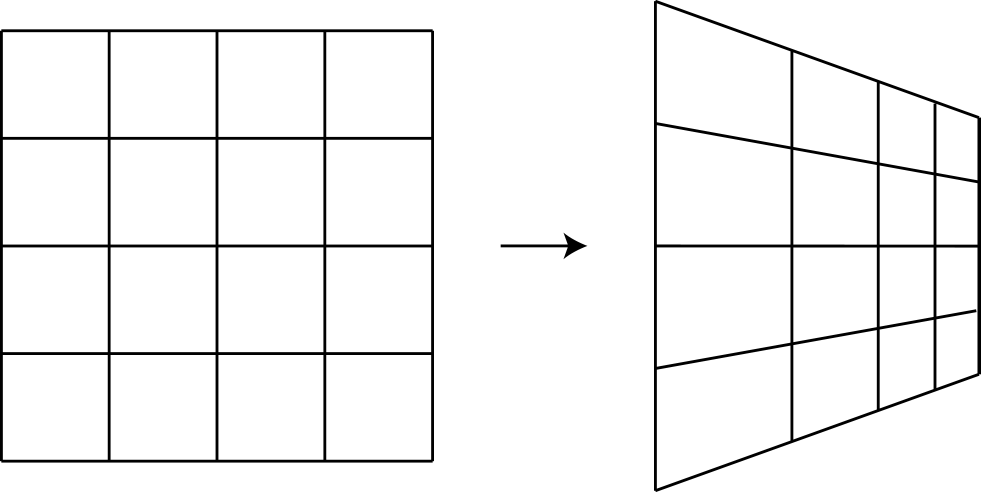
#> input picture logs.agents/figures/homography/example_homography.png, 2941 x 1476 px, found by its file name (shown at 1/3 size)
$ python vectorize_proper.py
#> lines starting #> are read from the running program, lines starting #| are printed output that depends on the picture; after the words box and inside, x2 and y2 are one past the last pixel; in counts of white or black regions, pixels touching at a corner belong together
#!/usr/bin/env python3
"""
Proper vectorization pipeline:
1. Quantize PNG to limited color palette
2. For each color layer: create mask → potrace to SVG
3. Parse SVG paths, group by color
4. Build keyframed animation (elements appear in sequence)
5. Render frames to PNG, export as GIF

This creates true segmented, layered animations.
"""
import os
import subprocess
import tempfile
from pathlib import Path
from PIL import Image, ImageDraw
import xml.etree.ElementTree as ET
import numpy as np

DIAGRAMS = [
    "example_homography.png",
    "rotation_homography_vs3.png",
    "homography_plane_geometry2.png",
    "fig_matching_two_images3.png",
    "ransac_algo.png",
]

FIGURES_DIR = Path("figures/homography")


def quantize_to_colors(img_path, num_colors=6):
    """Quantize image to N colors, return (quantized_img, color_palette)."""
    img = Image.open(img_path).convert("RGB")
    img_quantized = img.quantize(colors=num_colors)
    return img_quantized, img.size


def get_color_regions(img_quantized):
    """
    Extract connected components per color.
    Returns dict: {color_idx: [bounding_boxes]}
    """
    img_array = np.array(img_quantized)
    unique_colors = np.unique(img_array)

    regions = {}
    for color_idx in unique_colors:
        mask = (img_array == color_idx).astype(np.uint8)
        if mask.sum() > 50:  # Only consider regions with >50 pixels
            regions[int(color_idx)] = mask

    return regions


def create_mask_image(mask_array, size):
    """Create PIL Image from binary mask array."""
    mask_img = Image.fromarray((mask_array * 255).astype(np.uint8), mode="L")
    return mask_img


def mask_to_svg(mask_img, svg_path):
    """
    Convert binary mask to SVG using potrace.
    Returns True if successful.
    """
    with tempfile.NamedTemporaryFile(suffix=".pbm", delete=False) as pbm_file:
        pbm_path = pbm_file.name

    try:
        # Save mask as PBM
        mask_img.save(pbm_path)

        # Trace to SVG
        result = subprocess.run(
            ["potrace", pbm_path, "-s", "-o", str(svg_path)],
            capture_output=True,
            text=True,
            timeout=10,
        )

        return result.returncode == 0
    finally:
        if Path(pbm_path).exists():
            Path(pbm_path).unlink()


# [100 lines left out: functions parse_svg_paths, create_keyframed_svg, frames_to_gif, not called in this run]


def process_diagram_proper(diagram_name):
    """
    Full pipeline: quantize → mask per color → potrace → keyframed SVG → PNG frames → GIF
    """
    input_path = FIGURES_DIR / diagram_name
    base_name = diagram_name.replace(".png", "")
    output_gif = FIGURES_DIR / f"{base_name}_vector.gif"

    print(f"\nProcessing: {diagram_name}")

    if not input_path.exists():
        print(f"  Skipped: {input_path} not found")
        return None

    try:
        # Step 1: Quantize
        print("  1. Quantizing to color palette...")
        img_quantized, img_size = quantize_to_colors(str(input_path), num_colors=8)

        # Step 2: Get color regions
        print("  2. Extracting color regions...")
        regions = get_color_regions(img_quantized)

        if not regions:
            print("    No significant regions found")
            return None

        print(f"    Found {len(regions)} color regions")

        # Step 3: Create SVG for largest region (or combine)
        print("  3. Vectorizing regions with potrace...")

        with tempfile.TemporaryDirectory() as tmpdir:
            tmpdir_path = Path(tmpdir)
            svg_paths = []

            for color_idx, mask in sorted(regions.items(),
                                         key=lambda x: x[1].sum(),
                                         reverse=True)[:3]:  # Top 3 regions
                mask_img = create_mask_image(mask, img_size)
                svg_path = tmpdir_path / f"color_{color_idx}.svg"

                if mask_to_svg(mask_img, svg_path):
                    svg_paths.append(svg_path)
                    print(f"    ✓ Vectorized color {color_idx}")

            if not svg_paths:
                print("    Failed to vectorize any regions")
                return None

            # Step 4: Create keyframed frames
            print("  4. Creating keyframed animation frames...")
            frames_dir = tmpdir_path / "frames"
            frames_dir.mkdir()

            frame_pngs = []
            for svg_p in svg_paths:
                frames = create_keyframed_svg(
                    svg_p, frames_dir,
                    img_size[0], img_size[1],
                    num_frames=4
                )
                frame_pngs.extend(frames)

            if not frame_pngs:
                print("    Failed to create animation frames")
                return None

            # Step 5: Create GIF
            print("  5. Creating animated GIF...")
            if frames_to_gif(frame_pngs, output_gif, duration=600, loop=0):
                return str(output_gif)

    except Exception as e:
        print(f"  Error: {e}")
        import traceback
        traceback.print_exc()

    return None


def main():
    """Process all diagrams."""
    print("=" * 60)
    print("PROPER VECTORIZATION & ANIMATION PIPELINE")
    print("=" * 60)

    results = {}
    for diagram in DIAGRAMS:
        result = process_diagram_proper(diagram)
#> in process_diagram_proper, `img_quantized, img_size = quantize_to_colors(str(input_path), num_colo..`: img_size = (2941, 1476)
#> in get_color_regions, `img_array = np.array(img_quantized)`:
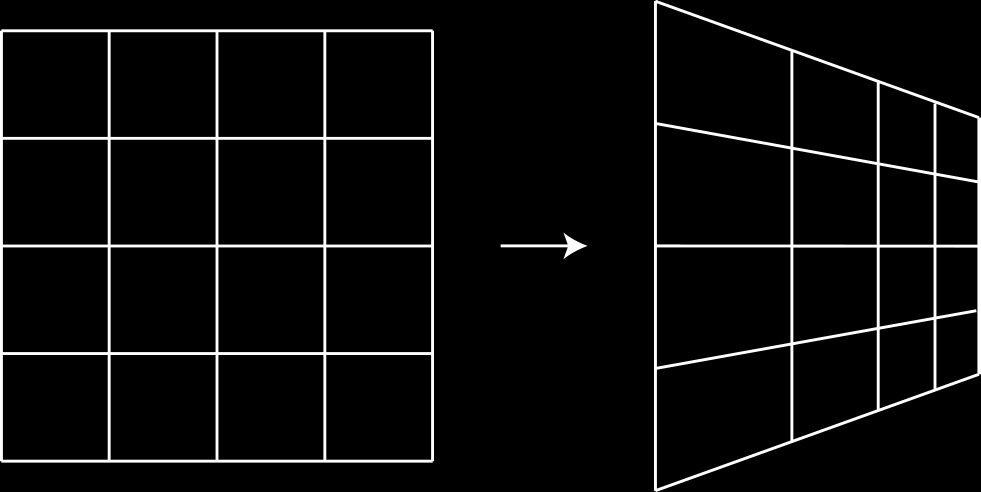
#> img_array: shape (1476, 2941) (shown at 1/3 size); min 0, max 7, mean 0.328; drawn with min black and max white
#> in get_color_regions, `unique_colors = np.unique(img_array)`: unique_colors = [0, 1, 2, 3, 4, 5, 6, 7]
#> the loop in get_color_regions, `for color_idx in unique_colors:` made 8 passes
#> pass 2, in get_color_regions, `mask = (img_array == color_idx).astype(np.uint8)`:
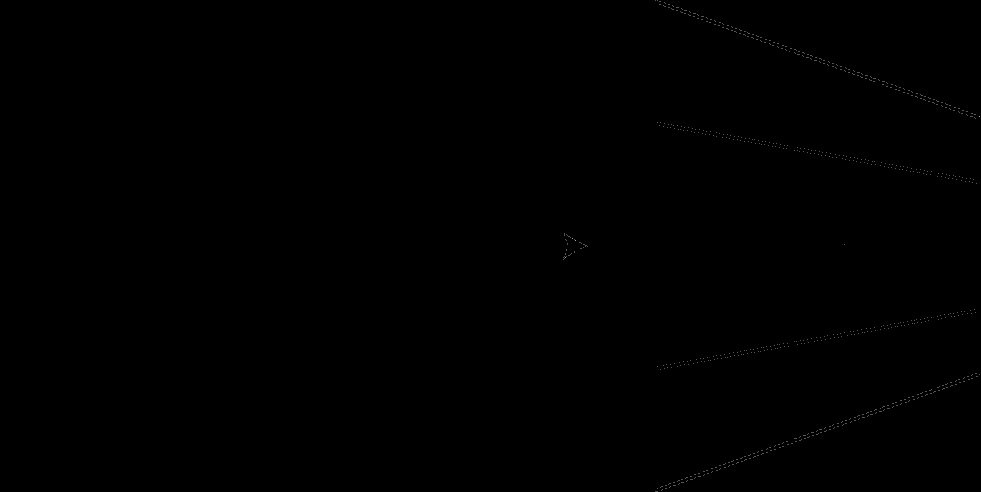
#> mask: shape (1476, 2941) (shown at 1/3 size); values 0 (black) and 1 (white), 0.02% white in thin lines or dots, all inside (x1, y1, x2, y2) = (1691, 0, 2939, 1476)
#> pass 3, in get_color_regions, `mask = (img_array == color_idx).astype(np.uint8)`:
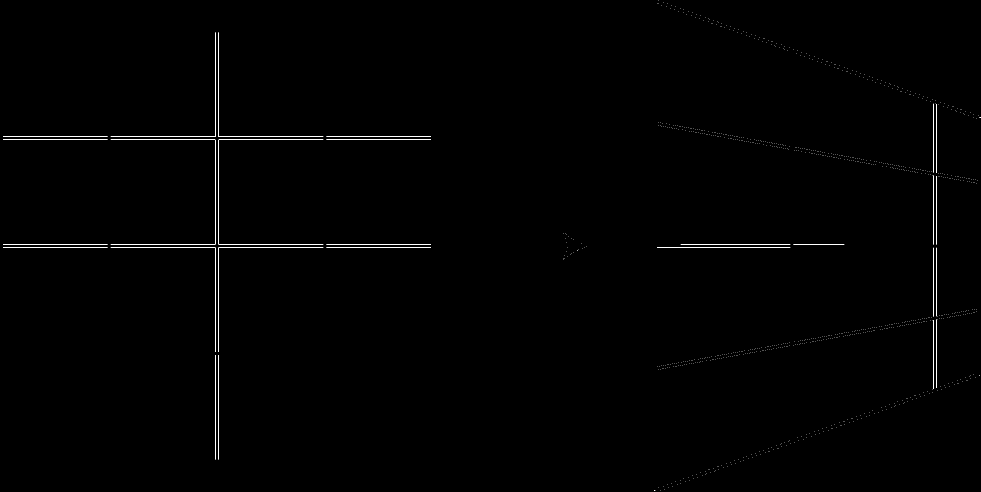
#> mask: shape (1476, 2941) (shown at 1/3 size); values 0 (black) and 1 (white), 0.25% white in thin lines or dots
#> after the loop in get_color_regions, `for color_idx in unique_colors:`: regions = 8 items
#|     Found 8 color regions
#> the loop in process_diagram_proper, `for color_idx, mask in sorted(regions.items(), key=lambda x: x[1].sum(..` made 1 pass
#> color_idx on pass 1: 0
#> after the loop in process_diagram_proper, `for color_idx, mask in sorted(regions.items(),`: svg_paths = []
        if result:
            results[diagram] = result

    print("\n" + "=" * 60)
    print(f"✓ Processed {len(results)}/{len(DIAGRAMS)} diagrams")
    print("=" * 60)

    if results:
        print("\nGenerated animated GIFs:")
        for orig, gif in results.items():
            gif_path = Path(gif)
            size_mb = gif_path.stat().st_size / (1024 * 1024)
            print(f"  {orig:40s} → {gif_path.name:45s} ({size_mb:.1f} MB)")


if __name__ == "__main__":
    main()
#> (the call stopped at in mask_to_svg, `result = subprocess.run( ["potrace", pbm_path, "-s", "-o", str(svg_pat..`: subprocess is not available in this run)
